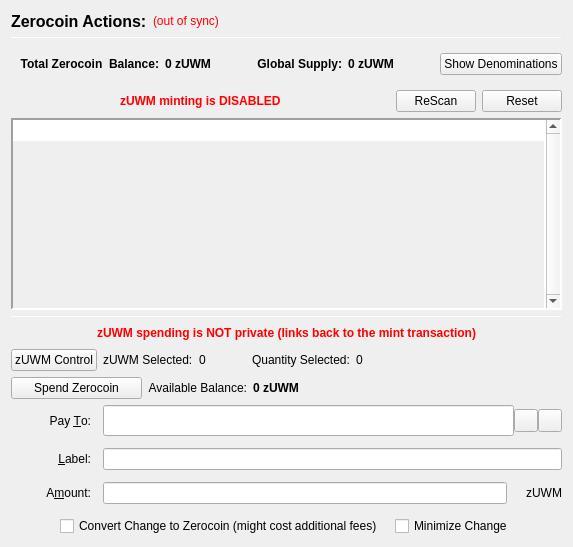
                  <widget class="QFrame" name="verticalFrameLeft">
                   <layout class="QVBoxLayout" name="verticalLayout_2">
                    <item>
                     <layout class="QVBoxLayout" name="verticalLayout_3">
                      <item>
                       <layout class="QHBoxLayout" name="horizontalLayout_3">
                        <item>
                         <widget class="QLabel" name="labelzUWMActions">
                          <property name="font">
                           <font>
                            <pointsize>12</pointsize>
                            <weight>75</weight>
                            <bold>true</bold>
                           </font>
                          </property>
                          <property name="text">
                           <string>Zerocoin Actions:</string>
                          </property>
                          <property name="alignment">
                           <set>Qt::AlignLeading|Qt::AlignLeft|Qt::AlignVCenter</set>
                          </property>
                         </widget>
                        </item>
                        <item>
                         <widget class="QLabel" name="labelzUWMSyncStatus">
                          <property name="toolTip">
                           <string>The displayed information may be out of date. Your wallet automatically synchronizes with the UnitedWorldMoney network after a connection is established, but this process has not completed yet.</string>
                          </property>
                          <property name="styleSheet">
                           <string notr="true">QLabel { color: red; }</string>
                          </property>
                          <property name="text">
                           <string notr="true">(out of sync)</string>
                          </property>
                          <property name="alignment">
                           <set>Qt::AlignLeading|Qt::AlignLeft|Qt::AlignVCenter</set>
                          </property>
                         </widget>
                        </item>
                        <item>
                         <spacer name="horizontalSpacer">
                          <property name="orientation">
                           <enum>Qt::Horizontal</enum>
                          </property>
                          <property name="sizeHint" stdset="0">
                           <size>
                            <width>40</width>
                            <height>20</height>
                           </size>
                          </property>
                         </spacer>
                        </item>
                       </layout>
                      </item>
                      <item>
                       <widget class="Line" name="lineUpperLeft">
                        <property name="minimumSize">
                         <size>
                          <width>0</width>
                          <height>1</height>
                         </size>
                        </property>
                        <property name="maximumSize">
                         <size>
                          <width>16777215</width>
                          <height>1</height>
                         </size>
                        </property>
                        <property name="frameShadow">
                         <enum>QFrame::Sunken</enum>
                        </property>
                        <property name="orientation">
                         <enum>Qt::Horizontal</enum>
                        </property>
                       </widget>
                      </item>
                      <item>
                       <widget class="QFrame" name="balanceSupplyFrame">
                        <layout class="QHBoxLayout" name="horizontalLayout_2" stretch="0,0,0,1,0">
                         <property name="rightMargin">
                          <number>0</number>
                         </property>
                         <item>
                          <layout class="QHBoxLayout" name="horizontalLayout_34">
                           <item>
                            <widget class="QLabel" name="labelzAvailableText_3">
                             <property name="font">
                              <font>
                               <weight>75</weight>
                               <bold>true</bold>
                              </font>
                             </property>
                             <property name="toolTip">
                              <string>Total Balance including unconfirmed and immature zUWM</string>
                             </property>
                             <property name="text">
                              <string>Total Zerocoin  Balance:</string>
                             </property>
                             <property name="alignment">
                              <set>Qt::AlignRight|Qt::AlignTrailing|Qt::AlignVCenter</set>
                             </property>
                            </widget>
                           </item>
                           <item>
                            <widget class="QLabel" name="labelzAvailableAmount_4">
                             <property name="minimumSize">
                              <size>
                               <width>40</width>
                               <height>0</height>
                              </size>
                             </property>
                             <property name="font">
                              <font>
                               <weight>75</weight>
                               <bold>true</bold>
                              </font>
                             </property>
                             <property name="toolTip">
                              <string>Total Balance including unconfirmed and immature zUWM</string>
                             </property>
                             <property name="text">
                              <string>0 zUWM</string>
                             </property>
                             <property name="alignment">
                              <set>Qt::AlignLeading|Qt::AlignLeft|Qt::AlignVCenter</set>
                             </property>
                            </widget>
                           </item>
                          </layout>
                         </item>
                         <item>
                          <spacer name="horizontalSpacer_32">
                           <property name="orientation">
                            <enum>Qt::Horizontal</enum>
                           </property>
                           <property name="sizeHint" stdset="0">
                            <size>
                             <width>40</width>
                             <height>20</height>
                            </size>
                           </property>
                          </spacer>
                         </item>
                         <item>
                          <layout class="QHBoxLayout" name="horizontalLayout_35">
                           <item>
                            <widget class="QLabel" name="labelZsupplyText_2">
                             <property name="font">
                              <font>
                               <weight>75</weight>
                               <bold>true</bold>
                              </font>
                             </property>
                             <property name="text">
                              <string>Global Supply:</string>
                             </property>
                             <property name="alignment">
                              <set>Qt::AlignRight|Qt::AlignTrailing|Qt::AlignVCenter</set>
                             </property>
                            </widget>
                           </item>
                           <item>
                            <widget class="QLabel" name="labelZsupplyAmount_2">
                             <property name="font">
                              <font>
                               <weight>75</weight>
                               <bold>true</bold>
                              </font>
                             </property>
                             <property name="text">
                              <string>0 zUWM</string>
                             </property>
                            </widget>
                           </item>
                          </layout>
                         </item>
                         <item>
                          <spacer name="horizontalSpacer_31">
                           <property name="orientation">
                            <enum>Qt::Horizontal</enum>
                           </property>
                           <property name="sizeHint" stdset="0">
                            <size>
                             <width>40</width>
                             <height>20</height>
                            </size>
                           </property>
                          </spacer>
                         </item>
                         <item>
                          <widget class="QPushButton" name="pushButtonShowDenoms">
                           <property name="toolTip">
                            <string>Show zUWM denominations list</string>
                           </property>
                           <property name="text">
                            <string>Show Denominations</string>
                           </property>
                          </widget>
                         </item>
                        </layout>
                       </widget>
                      </item>
                      <item>
                       <layout class="QHBoxLayout" name="horizontalLayout_4">
                        <item>
                         <spacer name="horizontalSpacer_2">
                          <property name="orientation">
                           <enum>Qt::Horizontal</enum>
                          </property>
                          <property name="sizeHint" stdset="0">
                           <size>
                            <width>40</width>
                            <height>20</height>
                           </size>
                          </property>
                         </spacer>
                        </item>
                        <item>
                         <widget class="QLabel" name="label">
                          <property name="styleSheet">
                           <string notr="true">color: red;
font-weight: bold;</string>
                          </property>
                          <property name="text">
                           <string>zUWM minting is DISABLED</string>
                          </property>
                         </widget>
                        </item>
                        <item>
                         <spacer name="horizontalSpacer_3">
                          <property name="orientation">
                           <enum>Qt::Horizontal</enum>
                          </property>
                          <property name="sizeHint" stdset="0">
                           <size>
                            <width>40</width>
                            <height>20</height>
                           </size>
                          </property>
                         </spacer>
                        </item>
                        <item>
                         <widget class="QPushButton" name="pushButtonMintReset">
                          <property name="maximumSize">
                           <size>
                            <width>80</width>
                            <height>16777215</height>
                           </size>
                          </property>
                          <property name="toolTip">
                           <string>Rescan the complete blockchain for  Zerocoin mints and their meta-data.</string>
                          </property>
                          <property name="text">
                           <string>ReScan</string>
                          </property>
                         </widget>
                        </item>
                        <item>
                         <widget class="QPushButton" name="pushButtonSpentReset">
                          <property name="maximumSize">
                           <size>
                            <width>80</width>
                            <height>16777215</height>
                           </size>
                          </property>
                          <property name="toolTip">
                           <string>Reset Zerocoin Wallet DB. Deletes transactions that did not make it into the blockchain.</string>
                          </property>
                          <property name="text">
                           <string>Reset</string>
                          </property>
                         </widget>
                        </item>
                       </layout>
                      </item>
                      <item>
                       <widget class="QPlainTextEdit" name="TEMintStatus">
                        <property name="font">
                         <font>
                          <pointsize>8</pointsize>
                         </font>
                        </property>
                        <property name="toolTip">
                         <string>Status and/or Mesages from the last Mint Action.</string>
                        </property>
                        <property name="frameShape">
                         <enum>QFrame::Panel</enum>
                        </property>
                        <property name="frameShadow">
                         <enum>QFrame::Sunken</enum>
                        </property>
                        <property name="lineWidth">
                         <number>2</number>
                        </property>
                        <property name="midLineWidth">
                         <number>2</number>
                        </property>
                        <property name="verticalScrollBarPolicy">
                         <enum>Qt::ScrollBarAlwaysOn</enum>
                        </property>
                        <property name="horizontalScrollBarPolicy">
                         <enum>Qt::ScrollBarAlwaysOff</enum>
                        </property>
                        <property name="readOnly">
                         <bool>true</bool>
                        </property>
                        <property name="plainText">
                         <string notr="true"/>
                        </property>
                        <property name="backgroundVisible">
                         <bool>true</bool>
                        </property>
                       </widget>
                      </item>
                      <item>
                       <widget class="Line" name="line">
                        <property name="minimumSize">
                         <size>
                          <width>0</width>
                          <height>1</height>
                         </size>
                        </property>
                        <property name="maximumSize">
                         <size>
                          <width>16777215</width>
                          <height>1</height>
                         </size>
                        </property>
                        <property name="orientation">
                         <enum>Qt::Horizontal</enum>
                        </property>
                       </widget>
                      </item>
                      <item>
                       <layout class="QHBoxLayout" name="horizontalLayout_7">
                        <item>
                         <spacer name="horizontalSpacer_18">
                          <property name="orientation">
                           <enum>Qt::Horizontal</enum>
                          </property>
                          <property name="sizeHint" stdset="0">
                           <size>
                            <width>40</width>
                            <height>20</height>
                           </size>
                          </property>
                         </spacer>
                        </item>
                        <item>
                         <widget class="QLabel" name="label_2">
                          <property name="styleSheet">
                           <string notr="true">color: red;
font-weight: bold;</string>
                          </property>
                          <property name="text">
                           <string>zUWM spending is NOT private (links back to the mint transaction)</string>
                          </property>
                         </widget>
                        </item>
                        <item>
                         <spacer name="horizontalSpacer_30">
                          <property name="orientation">
                           <enum>Qt::Horizontal</enum>
                          </property>
                          <property name="sizeHint" stdset="0">
                           <size>
                            <width>40</width>
                            <height>20</height>
                           </size>
                          </property>
                         </spacer>
                        </item>
                       </layout>
                      </item>
                      <item>
                       <layout class="QHBoxLayout" name="horizontalLayout_24">
                        <property name="leftMargin">
                         <number>0</number>
                        </property>
                        <property name="bottomMargin">
                         <number>0</number>
                        </property>
                        <item>
                         <widget class="QPushButton" name="pushButtonZPivControl">
                          <property name="text">
                           <string>zUWM Control</string>
                          </property>
                         </widget>
                        </item>
                        <item>
                         <widget class="QLabel" name="labelzPivSelected">
                          <property name="text">
                           <string>zUWM Selected:</string>
                          </property>
                         </widget>
                        </item>
                        <item>
                         <widget class="QLabel" name="labelzPivSelected_int">
                          <property name="text">
                           <string>0</string>
                          </property>
                         </widget>
                        </item>
                        <item>
                         <spacer name="horizontalSpacer_17">
                          <property name="orientation">
                           <enum>Qt::Horizontal</enum>
                          </property>
                          <property name="sizeType">
                           <enum>QSizePolicy::Fixed</enum>
                          </property>
                          <property name="sizeHint" stdset="0">
                           <size>
                            <width>40</width>
                            <height>20</height>
                           </size>
                          </property>
                         </spacer>
                        </item>
                        <item>
                         <widget class="QLabel" name="labelQuantitySelected">
                          <property name="text">
                           <string>Quantity Selected:</string>
                          </property>
                         </widget>
                        </item>
                        <item>
                         <widget class="QLabel" name="labelQuantitySelected_int">
                          <property name="text">
                           <string>0</string>
                          </property>
                         </widget>
                        </item>
                        <item>
                         <spacer name="horizontalSpacer_19">
                          <property name="orientation">
                           <enum>Qt::Horizontal</enum>
                          </property>
                          <property name="sizeHint" stdset="0">
                           <size>
                            <width>40</width>
                            <height>20</height>
                           </size>
                          </property>
                         </spacer>
                        </item>
                       </layout>
                      </item>
                      <item>
                       <layout class="QHBoxLayout" name="horizontalLayout_6">
                        <item>
                         <widget class="QPushButton" name="pushButtonSpendzUWM">
                          <property name="minimumSize">
                           <size>
                            <width>131</width>
                            <height>0</height>
                           </size>
                          </property>
                          <property name="toolTip">
                           <string>Spend Zerocoin. Without 'Pay To:' address creates payments to yourself.</string>
                          </property>
                          <property name="text">
                           <string>Spend Zerocoin</string>
                          </property>
                         </widget>
                        </item>
                        <item>
                         <widget class="QLabel" name="labelzUWMBalanceText">
                          <property name="toolTip">
                           <string>Available (mature and spendable) zUWM for spending</string>
                          </property>
                          <property name="text">
                           <string>Available Balance:</string>
                          </property>
                          <property name="alignment">
                           <set>Qt::AlignRight|Qt::AlignTrailing|Qt::AlignVCenter</set>
                          </property>
                         </widget>
                        </item>
                        <item>
                         <widget class="QLabel" name="labelzAvailableAmount_2">
                          <property name="font">
                           <font>
                            <weight>75</weight>
                            <bold>true</bold>
                           </font>
                          </property>
                          <property name="toolTip">
                           <string>Available (mature and spendable) zUWM for spending

zUWM are mature when they have more than 20 confirmations AND more than 2 mints of the same denomination after them were minted</string>
                          </property>
                          <property name="text">
                           <string>0 zUWM</string>
                          </property>
                          <property name="alignment">
                           <set>Qt::AlignLeading|Qt::AlignLeft|Qt::AlignVCenter</set>
                          </property>
                         </widget>
                        </item>
                        <item>
                         <spacer name="horizontalSpacer_4">
                          <property name="orientation">
                           <enum>Qt::Horizontal</enum>
                          </property>
                          <property name="sizeHint" stdset="0">
                           <size>
                            <width>40</width>
                            <height>20</height>
                           </size>
                          </property>
                         </spacer>
                        </item>
                       </layout>
                      </item>
                      <item>
                       <layout class="QGridLayout" name="gridLayout_7">
                        <property name="spacing">
                         <number>12</number>
                        </property>
                        <item row="0" column="0">
                         <widget class="QLabel" name="payToLabel">
                          <property name="minimumSize">
                           <size>
                            <width>80</width>
                            <height>0</height>
                           </size>
                          </property>
                          <property name="text">
                           <string>Pay &amp;To:</string>
                          </property>
                          <property name="alignment">
                           <set>Qt::AlignRight|Qt::AlignTrailing|Qt::AlignVCenter</set>
                          </property>
                          <property name="buddy">
                           <cstring>payTo</cstring>
                          </property>
                         </widget>
                        </item>
                        <item row="0" column="1">
                         <layout class="QHBoxLayout" name="payToLayout">
                          <property name="spacing">
                           <number>0</number>
                          </property>
                          <item>
                           <widget class="QValidatedLineEdit" name="payTo">
                            <property name="enabled">
                             <bool>true</bool>
                            </property>
                            <property name="minimumSize">
                             <size>
                              <width>0</width>
                              <height>31</height>
                             </size>
                            </property>
                            <property name="toolTip">
                             <string>The UnitedWorldMoney address to send the payment to. Creates local payment to yourself when empty.</string>
                            </property>
                           </widget>
                          </item>
                          <item>
                           <widget class="QToolButton" name="addressBookButton">
                            <property name="toolTip">
                             <string>Choose previously used address</string>
                            </property>
                            <property name="text">
                             <string/>
                            </property>
                            <property name="icon">
                             <iconset resource="../unitedworldmoney.qrc">
                              <normaloff>:/icons/address-book</normaloff>:/icons/address-book</iconset>
                            </property>
                            <property name="shortcut">
                             <string>Alt+A</string>
                            </property>
                           </widget>
                          </item>
                          <item>
                           <widget class="QToolButton" name="pasteButton">
                            <property name="toolTip">
                             <string>Paste address from clipboard</string>
                            </property>
                            <property name="text">
                             <string/>
                            </property>
                            <property name="icon">
                             <iconset resource="../unitedworldmoney.qrc">
                              <normaloff>:/icons/editpaste</normaloff>:/icons/editpaste</iconset>
                            </property>
                            <property name="shortcut">
                             <string>Alt+P</string>
                            </property>
                           </widget>
                          </item>
                         </layout>
                        </item>
                        <item row="1" column="0">
                         <widget class="QLabel" name="labelLabel">
                          <property name="minimumSize">
                           <size>
                            <width>80</width>
                            <height>0</height>
                           </size>
                          </property>
                          <property name="text">
                           <string>&amp;Label:</string>
                          </property>
                          <property name="alignment">
                           <set>Qt::AlignRight|Qt::AlignTrailing|Qt::AlignVCenter</set>
                          </property>
                          <property name="buddy">
                           <cstring>addAsLabel</cstring>
                          </property>
                         </widget>
                        </item>
                        <item row="1" column="1">
                         <widget class="QLineEdit" name="addAsLabel">
                          <property name="toolTip">
                           <string>Enter a label for this address to add it to the list of used addresses</string>
                          </property>
                         </widget>
                        </item>
                        <item row="2" column="0">
                         <widget class="QLabel" name="amountLabel">
                          <property name="minimumSize">
                           <size>
                            <width>80</width>
                            <height>0</height>
                           </size>
                          </property>
                          <property name="text">
                           <string>A&amp;mount:</string>
                          </property>
                          <property name="alignment">
                           <set>Qt::AlignRight|Qt::AlignTrailing|Qt::AlignVCenter</set>
                          </property>
                          <property name="buddy">
                           <cstring>zUWMpayAmount</cstring>
                          </property>
                         </widget>
                        </item>
                        <item row="2" column="1">
                         <layout class="QHBoxLayout" name="horizontalLayout_9">
                          <property name="spacing">
                           <number>0</number>
                          </property>
                          <item>
                           <widget class="QLineEdit" name="zUWMpayAmount"/>
                          </item>
                          <item>
                           <widget class="QLabel" name="labelzUWM">
                            <property name="minimumSize">
                             <size>
                              <width>55</width>
                              <height>0</height>
                             </size>
                            </property>
                            <property name="text">
                             <string>zUWM</string>
                            </property>
                            <property name="alignment">
                             <set>Qt::AlignRight|Qt::AlignTrailing|Qt::AlignVCenter</set>
                            </property>
                           </widget>
                          </item>
                         </layout>
                        </item>
                        <item row="3" column="0" colspan="2">
                         <layout class="QHBoxLayout" name="horizontalLayout_10">
                          <item>
                           <spacer name="horizontalSpacer_5">
                            <property name="orientation">
                             <enum>Qt::Horizontal</enum>
                            </property>
                            <property name="sizeHint" stdset="0">
                             <size>
                              <width>40</width>
                              <height>20</height>
                             </size>
                            </property>
                           </spacer>
                          </item>
                          <item>
                           <widget class="QCheckBox" name="checkBoxMintChange">
                            <property name="sizePolicy">
                             <sizepolicy hsizetype="MinimumExpanding" vsizetype="Fixed">
                              <horstretch>0</horstretch>
                              <verstretch>0</verstretch>
                             </sizepolicy>
                            </property>
                            <property name="layoutDirection">
                             <enum>Qt::LeftToRight</enum>
                            </property>
                            <property name="text">
                             <string>Convert Change to Zerocoin (might cost additional fees)</string>
                            </property>
                           </widget>
                          </item>
                          <item>
                           <widget class="QCheckBox" name="checkBoxMinimizeChange">
                            <property name="toolTip">
                             <string>If checked, the wallet tries to minimize the returning change instead of minimizing the number of spent denominations.</string>
                            </property>
                            <property name="text">
                             <string>Minimize Change</string>
                            </property>
                           </widget>
                          </item>
                          <item>
                           <spacer name="horizontalSpacer_6">
                            <property name="orientation">
                             <enum>Qt::Horizontal</enum>
                            </property>
                            <property name="sizeHint" stdset="0">
                             <size>
                              <width>40</width>
                              <height>20</height>
                             </size>
                            </property>
                           </spacer>
                          </item>
                         </layout>
                        </item>
                       </layout>
                      </item>
                     </layout>
                    </item>
                   </layout>
                  </widget>
